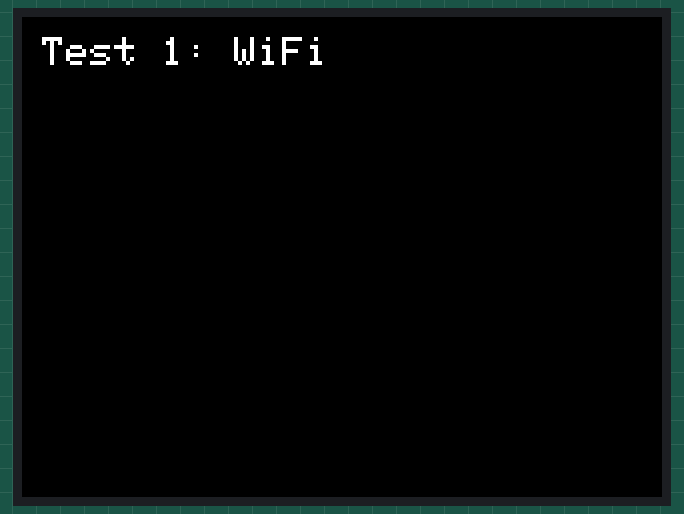
Simulated run of this sketch. Board: ESP32. Shown: 320×240 colour display. WiFi joins after 1.5 s; servers stay silent unless stated; random numbers use the default seed unless the sketch sets one; no MQTT or app messages arrive unless stated; nothing arrives over Bluetooth unless stated; what the sketch prints to the serial monitor is not drawn.

Above: at 1.3 s.
At 13.9 s:
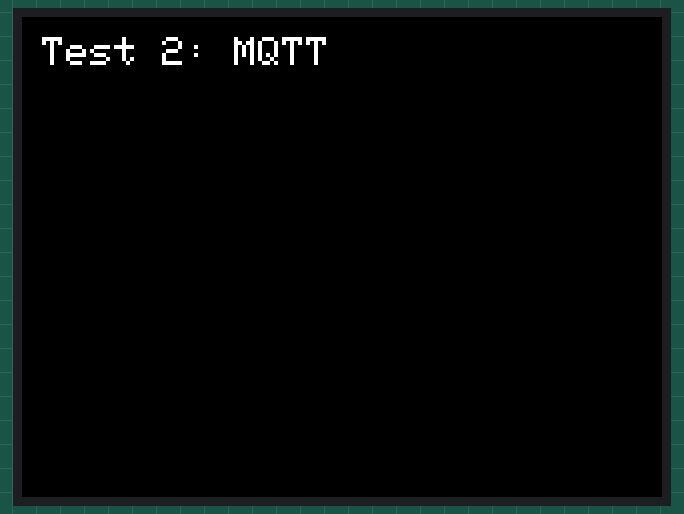
At 17.1 s:
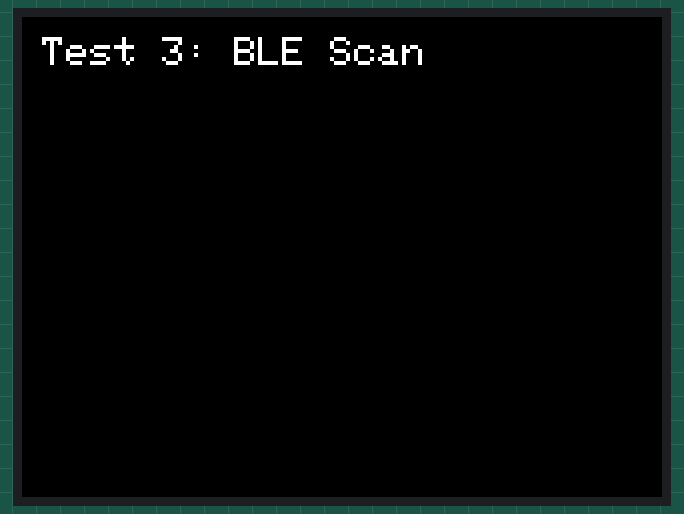

Measured:
- what the display in image 0 shows lasts 12.7 s, from 1.2 s to 13.9 s
- what the display in image 1 shows lasts 3.2 s, from 13.9 s to 17.1 s

The sketch:

wifi_ble_tests.ino
```cpp
#include <M5Unified.h>
#include <WiFi.h>
#include <PubSubClient.h>
#include <BLEDevice.h>
#include <BLEScan.h>
#include <BLEAdvertising.h>

#define WIFI_SSID     ""
#define WIFI_PASSWORD ""
#define MQTT_BROKER   "broker.hivemq.com"
#define MQTT_PORT     1883
#define MQTT_TOPIC    "sit/canteen/latency_test"

WiFiClient wifiClient;
PubSubClient mqtt(wifiClient);
BLEScan* pBLEScan;

unsigned long t1, t2;
int testRuns = 5; // repeat each test 5 times for average

void printDivider() {
  Serial.println("----------------------------------------");
}

//  TEST 1: WiFi Connection Time
void testWiFiConnectionTime() {
  printDivider();
  Serial.println("TEST 1: WiFi Connection Time");
  printDivider();

  unsigned long total = 0;
  for (int i = 0; i < testRuns; i++) {
    WiFi.mode(WIFI_OFF);
    delay(1000); // full disconnect

    WiFi.mode(WIFI_STA);
    t1 = millis();
    WiFi.begin(WIFI_SSID, WIFI_PASSWORD);
    while (WiFi.status() != WL_CONNECTED) delay(10);
    t2 = millis();

    unsigned long duration = t2 - t1;
    total += duration;
    Serial.print("  Run "); Serial.print(i+1);
    Serial.print(": "); Serial.print(duration); Serial.println(" ms");
  }
  Serial.print("  AVERAGE: "); Serial.print(total / testRuns); Serial.println(" ms");
  Serial.println();
}

// TEST 2: MQTT Publish Latency
void testMQTTPublishLatency() {
  printDivider();
  Serial.println("TEST 2: MQTT Publish Latency");
  printDivider();

  // Connect WiFi first
  WiFi.mode(WIFI_STA);
  WiFi.begin(WIFI_SSID, WIFI_PASSWORD);
  while (WiFi.status() != WL_CONNECTED) delay(10);
  Serial.println("  WiFi connected");

  mqtt.setServer(MQTT_BROKER, MQTT_PORT);

  unsigned long total = 0;
  for (int i = 0; i < testRuns; i++) {
    // Connect MQTT
    while (!mqtt.connected()) {
      String clientId = "M5Test-" + String(random(0xffff), HEX);
      mqtt.connect(clientId.c_str());
      delay(100);
    }

    // Measure publish time
    String payload = "{\"test\":\"latency\",\"run\":" + String(i) + "}";
    t1 = micros();
    mqtt.publish(MQTT_TOPIC, payload.c_str());
    t2 = micros();

    unsigned long duration = t2 - t1;
    total += duration;
    Serial.print("  Run "); Serial.print(i+1);
    Serial.print(": "); Serial.print(duration); Serial.println(" us");
    mqtt.loop();
    delay(500);
  }
  Serial.print("  AVERAGE: "); Serial.print(total / testRuns); Serial.println(" us");
  Serial.println();

  mqtt.disconnect();
  WiFi.mode(WIFI_OFF);
  delay(500);
}

// TEST 3: BLE Scan Duration vs Devices Found
void testBLEScanLatency() {
  printDivider();
  Serial.println("TEST 3: BLE Scan Duration vs Devices Found");
  printDivider();

  BLEDevice::init("");
  pBLEScan = BLEDevice::getScan();
  pBLEScan->setActiveScan(true);
  pBLEScan->setInterval(100);
  pBLEScan->setWindow(99);

  int scanDurations[] = {1, 2, 3, 5}; // seconds
  for (int d = 0; d < 4; d++) {
    int duration = scanDurations[d];
    unsigned long total = 0;
    int totalDevices = 0;

    for (int i = 0; i < 3; i++) { // 3 runs per duration
      pBLEScan->clearResults();
      t1 = millis();
      BLEScanResults* results = pBLEScan->start(duration, false);
      t2 = millis();

      int devices = results->getCount();
      unsigned long elapsed = t2 - t1;
      total += elapsed;
      totalDevices += devices;
      pBLEScan->clearResults();
      delay(500);
    }

    Serial.print("  Scan duration "); Serial.print(duration);
    Serial.print("s -> Avg time: "); Serial.print(total / 3);
    Serial.print(" ms | Avg devices: "); Serial.println(totalDevices / 3);
  }
  Serial.println();

  BLEDevice::deinit(true);
  delay(300);
}

// TEST 4: BLE Advertising Latency
void testBLEAdvertisingLatency() {
  printDivider();
  Serial.println("TEST 4: BLE Advertising Start/Stop Latency");
  printDivider();

  unsigned long totalStart = 0;
  unsigned long totalStop = 0;

  for (int i = 0; i < testRuns; i++) {
    BLEDevice::init("M5Stick-Sensor");
    BLEAdvertising* pAdvertising = BLEDevice::getAdvertising();

    // Set advertising data
    BLEAdvertisementData advData;
    advData.setName("M5Stick-Sensor");
    pAdvertising->setAdvertisementData(advData);

    // Measure start time
    t1 = micros();
    pAdvertising->start();
    t2 = micros();
    unsigned long startTime = t2 - t1;
    totalStart += startTime;

    delay(100);

    // Measure stop time
    t1 = micros();
    pAdvertising->stop();
    t2 = micros();
    unsigned long stopTime = t2 - t1;
    totalStop += stopTime;

    BLEDevice::deinit(true);
    delay(300);

    Serial.print("  Run "); Serial.print(i+1);
    Serial.print(": Start="); Serial.print(startTime);
    Serial.print(" us | Stop="); Serial.print(stopTime); Serial.println(" us");
  }

  Serial.print("  AVG Start: "); Serial.print(totalStart / testRuns); Serial.println(" us");
  Serial.print("  AVG Stop:  "); Serial.print(totalStop / testRuns); Serial.println(" us");
  Serial.println();
}

// TEST 5: BLE vs WiFi Startup Overhead
void testStartupOverhead() {
  printDivider();
  Serial.println("TEST 5: Protocol Startup Overhead Comparison");
  printDivider();

  // BLE init time
  unsigned long bleTotal = 0;
  for (int i = 0; i < testRuns; i++) {
    t1 = micros();
    BLEDevice::init("");
    t2 = micros();
    bleTotal += (t2 - t1);
    BLEDevice::deinit(true);
    delay(300);
  }
  Serial.print("  BLE init avg:  "); Serial.print(bleTotal / testRuns); Serial.println(" us");

  // WiFi init time
  unsigned long wifiTotal = 0;
  for (int i = 0; i < testRuns; i++) {
    WiFi.mode(WIFI_OFF);
    delay(500);
    t1 = micros();
    WiFi.mode(WIFI_STA);
    WiFi.begin(WIFI_SSID, WIFI_PASSWORD);
    while (WiFi.status() != WL_CONNECTED) delay(10);
    t2 = micros();
    wifiTotal += (t2 - t1);
    WiFi.mode(WIFI_OFF);
    delay(500);
  }
  Serial.print("  WiFi connect avg: "); Serial.print(wifiTotal / testRuns); Serial.println(" us");
  Serial.println();
}

void setup() {
  auto cfg = M5.config();
  M5.begin(cfg);
  Serial.begin(115200);
  M5.Lcd.setRotation(3);
  M5.Lcd.setTextSize(2);
  M5.Lcd.fillScreen(BLACK);
  M5.Lcd.setTextColor(WHITE);
  delay(1000);


  Serial.println("  IoT Protocol Latency Benchmark");
  Serial.println("  M5StickC Plus");
  Serial.println();

  // Run all tests
  M5.Lcd.setCursor(10, 10);
  M5.Lcd.println("Test 1: WiFi");
  testWiFiConnectionTime();

  M5.Lcd.fillScreen(BLACK);
  M5.Lcd.setCursor(10, 10);
  M5.Lcd.println("Test 2: MQTT");
  testMQTTPublishLatency();

  M5.Lcd.fillScreen(BLACK);
  M5.Lcd.setCursor(10, 10);
  M5.Lcd.println("Test 3: BLE Scan");
  testBLEScanLatency();

  M5.Lcd.fillScreen(BLACK);
  M5.Lcd.setCursor(10, 10);
  M5.Lcd.println("Test 4: BLE Adv");
  testBLEAdvertisingLatency();

  M5.Lcd.fillScreen(BLACK);
  M5.Lcd.setCursor(10, 10);
  M5.Lcd.println("Test 5: Overhead");
  testStartupOverhead();

  Serial.println("  ALL TESTS COMPLETE");

  M5.Lcd.fillScreen(BLACK);
  M5.Lcd.setCursor(10, 10);
  M5.Lcd.setTextColor(GREEN);
  M5.Lcd.println("Done!");
  M5.Lcd.println("Check Serial");
}

void loop() {}   
```
